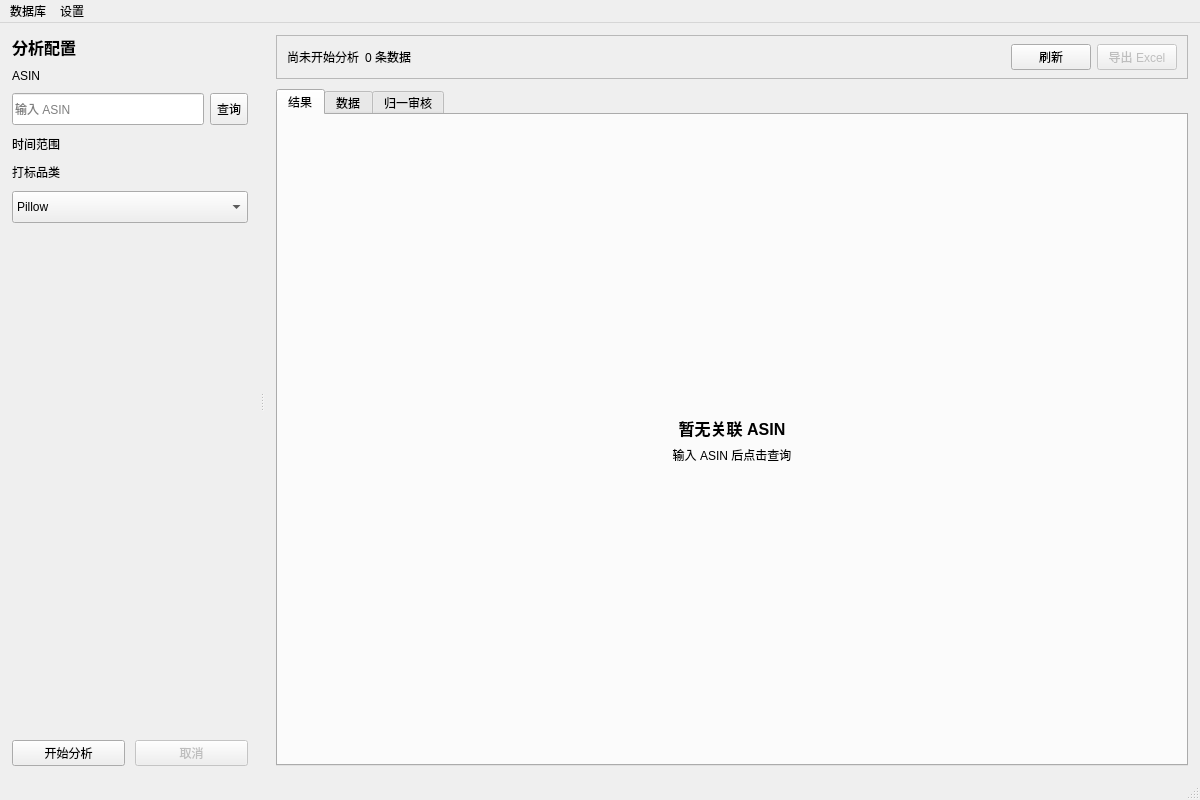
<?xml version="1.0" encoding="UTF-8"?>
<ui version="4.0">
 <class>MainWindow</class>
 <widget class="QMainWindow" name="MainWindow">
  <property name="geometry">
   <rect>
    <x>0</x>
    <y>0</y>
    <width>1200</width>
    <height>800</height>
   </rect>
  </property>
  <property name="windowTitle">
   <string>Flow Analysis</string>
  </property>
  <widget class="QWidget" name="centralwidget">
   <layout class="QVBoxLayout" name="centralLayout">
    <property name="leftMargin">
     <number>0</number>
    </property>
    <property name="topMargin">
     <number>0</number>
    </property>
    <property name="rightMargin">
     <number>0</number>
    </property>
    <property name="bottomMargin">
     <number>0</number>
    </property>
    <item>
     <widget class="QSplitter" name="mainSplitter">
      <property name="orientation">
       <enum>Qt::Orientation::Horizontal</enum>
      </property>
      <property name="opaqueResize">
       <bool>true</bool>
      </property>
      <property name="childrenCollapsible">
       <bool>false</bool>
      </property>
      <widget class="QWidget" name="parameterPanel">
       <property name="minimumSize">
        <size>
         <width>260</width>
         <height>0</height>
        </size>
       </property>
       <layout class="QVBoxLayout" name="parameterLayout">
        <property name="spacing">
         <number>10</number>
        </property>
        <property name="leftMargin">
         <number>12</number>
        </property>
        <property name="topMargin">
         <number>12</number>
        </property>
        <property name="rightMargin">
         <number>12</number>
        </property>
        <property name="bottomMargin">
         <number>12</number>
        </property>
        <item>
         <widget class="QLabel" name="parameterTitleLabel">
          <property name="font">
           <font>
            <pointsize>12</pointsize>
            <bold>true</bold>
           </font>
          </property>
          <property name="text">
           <string>分析配置</string>
          </property>
         </widget>
        </item>
        <item>
         <widget class="QLabel" name="asinLabel">
          <property name="text">
           <string>ASIN</string>
          </property>
         </widget>
        </item>
        <item>
         <layout class="QHBoxLayout" name="asinInputLayout">
          <property name="spacing">
           <number>6</number>
          </property>
          <property name="leftMargin">
           <number>0</number>
          </property>
          <property name="topMargin">
           <number>0</number>
          </property>
          <property name="rightMargin">
           <number>0</number>
          </property>
          <property name="bottomMargin">
           <number>0</number>
          </property>
          <item>
           <widget class="QLineEdit" name="asinLineEdit">
            <property name="minimumSize">
             <size>
              <width>0</width>
              <height>32</height>
             </size>
            </property>
            <property name="placeholderText">
             <string>输入 ASIN</string>
            </property>
            <property name="clearButtonEnabled">
             <bool>true</bool>
            </property>
           </widget>
          </item>
          <item>
           <widget class="QToolButton" name="asinQueryButton">
            <property name="sizePolicy">
             <sizepolicy hsizetype="Fixed" vsizetype="Preferred">
              <horstretch>0</horstretch>
              <verstretch>0</verstretch>
             </sizepolicy>
            </property>
            <property name="minimumSize">
             <size>
              <width>0</width>
              <height>32</height>
             </size>
            </property>
            <property name="text">
             <string>查询</string>
            </property>
           </widget>
          </item>
         </layout>
        </item>
        <item>
         <widget class="QLabel" name="dateRangeLabel">
          <property name="text">
           <string>时间范围</string>
          </property>
         </widget>
        </item>
        <item>
         <layout class="QVBoxLayout" name="monthSelectorContainerLayout">
          <property name="leftMargin">
           <number>0</number>
          </property>
          <property name="topMargin">
           <number>0</number>
          </property>
          <property name="rightMargin">
           <number>0</number>
          </property>
          <property name="bottomMargin">
           <number>0</number>
          </property>
         </layout>
        </item>
        <item>
         <widget class="QLabel" name="analysisTypeLabel">
          <property name="text">
           <string>打标品类</string>
          </property>
         </widget>
        </item>
        <item>
         <widget class="QComboBox" name="analysisTypeComboBox">
          <property name="minimumSize">
           <size>
            <width>0</width>
            <height>32</height>
           </size>
          </property>
          <item>
           <property name="text">
            <string>Pillow</string>
           </property>
          </item>
          <item>
           <property name="text">
            <string>Stuffed Animals</string>
           </property>
          </item>
         </widget>
        </item>
        <item>
         <spacer name="parameterVerticalSpacer">
          <property name="orientation">
           <enum>Qt::Orientation::Vertical</enum>
          </property>
          <property name="sizeHint" stdset="0">
           <size>
            <width>20</width>
            <height>40</height>
           </size>
          </property>
         </spacer>
        </item>
        <item>
         <layout class="QHBoxLayout" name="analysisActionLayout">
          <property name="leftMargin">
           <number>0</number>
          </property>
          <property name="topMargin">
           <number>0</number>
          </property>
          <property name="rightMargin">
           <number>0</number>
          </property>
          <property name="bottomMargin">
           <number>0</number>
          </property>
          <item>
           <widget class="QPushButton" name="startAnalysisButton">
            <property name="text">
             <string>开始分析</string>
            </property>
           </widget>
          </item>
          <item>
           <widget class="QPushButton" name="cancelAnalysisButton">
            <property name="enabled">
             <bool>false</bool>
            </property>
            <property name="text">
             <string>取消</string>
            </property>
           </widget>
          </item>
         </layout>
        </item>
       </layout>
      </widget>
      <widget class="QWidget" name="workspacePanel">
       <layout class="QVBoxLayout" name="workspaceLayout">
        <property name="spacing">
         <number>10</number>
        </property>
        <property name="leftMargin">
         <number>12</number>
        </property>
        <property name="topMargin">
         <number>12</number>
        </property>
        <property name="rightMargin">
         <number>12</number>
        </property>
        <property name="bottomMargin">
         <number>12</number>
        </property>
        <item>
         <widget class="QFrame" name="taskHeader">
          <property name="frameShape">
           <enum>QFrame::Shape::StyledPanel</enum>
          </property>
          <property name="frameShadow">
           <enum>QFrame::Shadow::Raised</enum>
          </property>
          <layout class="QHBoxLayout" name="taskHeaderLayout">
           <property name="leftMargin">
            <number>10</number>
           </property>
           <property name="topMargin">
            <number>8</number>
           </property>
           <property name="rightMargin">
            <number>10</number>
           </property>
           <property name="bottomMargin">
            <number>8</number>
           </property>
           <item>
            <widget class="QLabel" name="currentTaskLabel">
             <property name="text">
              <string>尚未开始分析</string>
             </property>
            </widget>
           </item>
           <item>
            <widget class="QLabel" name="recordCountLabel">
             <property name="text">
              <string>0 条数据</string>
             </property>
            </widget>
           </item>
           <item>
            <spacer name="taskHeaderHorizontalSpacer">
             <property name="orientation">
              <enum>Qt::Orientation::Horizontal</enum>
             </property>
             <property name="sizeHint" stdset="0">
              <size>
               <width>40</width>
               <height>20</height>
              </size>
             </property>
            </spacer>
           </item>
           <item>
            <widget class="QPushButton" name="refreshButton">
             <property name="text">
              <string>刷新</string>
             </property>
            </widget>
           </item>
           <item>
            <widget class="QPushButton" name="exportButton">
             <property name="enabled">
              <bool>false</bool>
             </property>
             <property name="text">
              <string>导出 Excel</string>
             </property>
            </widget>
           </item>
          </layout>
         </widget>
        </item>
        <item>
         <widget class="QTabWidget" name="resultTabWidget">
          <property name="currentIndex">
           <number>0</number>
          </property>
          <widget class="QWidget" name="resultTab">
           <attribute name="title">
            <string>结果</string>
           </attribute>
            <layout class="QVBoxLayout" name="resultTabLayout">
             <property name="leftMargin">
              <number>0</number>
             </property>
             <property name="topMargin">
              <number>0</number>
             </property>
             <property name="rightMargin">
              <number>0</number>
             </property>
             <property name="bottomMargin">
              <number>0</number>
             </property>
             <item>
              <widget class="QStackedWidget" name="relationResultStackedWidget">
               <property name="currentIndex">
                <number>0</number>
               </property>
               <widget class="QWidget" name="emptyPage">
                <layout class="QVBoxLayout" name="emptyPageLayout">
                 <item>
                  <spacer name="emptyPageTopSpacer">
                   <property name="orientation">
                    <enum>Qt::Orientation::Vertical</enum>
                   </property>
                   <property name="sizeHint" stdset="0">
                    <size>
                     <width>20</width>
                     <height>40</height>
                    </size>
                   </property>
                  </spacer>
                 </item>
                 <item>
                  <widget class="QLabel" name="relationEmptyTitleLabel">
                   <property name="font">
                    <font>
                     <pointsize>12</pointsize>
                     <bold>true</bold>
                    </font>
                   </property>
                   <property name="text">
                    <string>暂无关联 ASIN</string>
                   </property>
                   <property name="alignment">
                    <set>Qt::AlignmentFlag::AlignCenter</set>
                   </property>
                  </widget>
                 </item>
                 <item>
                  <widget class="QLabel" name="relationEmptyHintLabel">
                   <property name="text">
                    <string>输入 ASIN 后点击查询</string>
                   </property>
                   <property name="alignment">
                    <set>Qt::AlignmentFlag::AlignCenter</set>
                   </property>
                  </widget>
                 </item>
                 <item>
                  <spacer name="emptyPageBottomSpacer">
                   <property name="orientation">
                    <enum>Qt::Orientation::Vertical</enum>
                   </property>
                   <property name="sizeHint" stdset="0">
                    <size>
                     <width>20</width>
                     <height>40</height>
                    </size>
                   </property>
                  </spacer>
                 </item>
                </layout>
               </widget>
               <widget class="QWidget" name="loadingPage">
                <layout class="QVBoxLayout" name="loadingPageLayout">
                 <item>
                  <spacer name="loadingPageTopSpacer">
                   <property name="orientation">
                    <enum>Qt::Orientation::Vertical</enum>
                   </property>
                   <property name="sizeHint" stdset="0">
                    <size>
                     <width>20</width>
                     <height>40</height>
                    </size>
                   </property>
                  </spacer>
                 </item>
                 <item>
                  <widget class="QLabel" name="relationLoadingLabel">
                   <property name="font">
                    <font>
                     <pointsize>12</pointsize>
                     <bold>true</bold>
                    </font>
                   </property>
                   <property name="text">
                    <string>正在查询关联 ASIN...</string>
                   </property>
                   <property name="alignment">
                    <set>Qt::AlignmentFlag::AlignCenter</set>
                   </property>
                  </widget>
                 </item>
                 <item>
                  <spacer name="loadingPageBottomSpacer">
                   <property name="orientation">
                    <enum>Qt::Orientation::Vertical</enum>
                   </property>
                   <property name="sizeHint" stdset="0">
                    <size>
                     <width>20</width>
                     <height>40</height>
                    </size>
                   </property>
                  </spacer>
                 </item>
                </layout>
               </widget>
               <widget class="QWidget" name="resultPage">
                <layout class="QVBoxLayout" name="resultPageLayout">
                 <property name="leftMargin">
                  <number>0</number>
                 </property>
                 <property name="topMargin">
                  <number>0</number>
                 </property>
                 <property name="rightMargin">
                  <number>0</number>
                 </property>
                 <property name="bottomMargin">
                  <number>0</number>
                 </property>
                 <item>
                  <widget class="QWidget" name="relationResultToolbar">
                   <layout class="QHBoxLayout" name="relationResultToolbarLayout">
                    <property name="leftMargin">
                     <number>12</number>
                    </property>
                    <property name="topMargin">
                     <number>8</number>
                    </property>
                    <property name="rightMargin">
                     <number>12</number>
                    </property>
                    <property name="bottomMargin">
                     <number>4</number>
                    </property>
                    <item>
                     <widget class="QWidget" name="relationVariationFilterArea">
                      <layout class="QHBoxLayout" name="relationVariationFilterAreaLayout">
                       <property name="leftMargin">
                        <number>0</number>
                       </property>
                       <property name="topMargin">
                        <number>0</number>
                       </property>
                       <property name="rightMargin">
                        <number>0</number>
                       </property>
                       <property name="bottomMargin">
                        <number>0</number>
                       </property>
                       <item>
                        <layout class="QHBoxLayout" name="relationVariationFiltersLayout">
                         <property name="spacing">
                          <number>8</number>
                         </property>
                         <property name="leftMargin">
                          <number>0</number>
                         </property>
                         <property name="topMargin">
                          <number>0</number>
                         </property>
                         <property name="rightMargin">
                          <number>0</number>
                         </property>
                         <property name="bottomMargin">
                          <number>0</number>
                         </property>
                        </layout>
                       </item>
                       <item>
                        <widget class="QToolButton" name="resetRelationFiltersButton">
                         <property name="text">
                          <string>重置筛选</string>
                         </property>
                        </widget>
                       </item>
                      </layout>
                     </widget>
                    </item>
                    <item>
                     <spacer name="relationResultToolbarSpacer">
                      <property name="orientation">
                       <enum>Qt::Orientation::Horizontal</enum>
                      </property>
                      <property name="sizeHint" stdset="0">
                       <size>
                        <width>40</width>
                        <height>20</height>
                       </size>
                      </property>
                     </spacer>
                    </item>
                    <item>
                     <widget class="QToolButton" name="selectVisibleRelationButton">
                      <property name="text">
                       <string>全选</string>
                      </property>
                     </widget>
                    </item>
                    <item>
                     <widget class="QLabel" name="selectedRelationCountLabel">
                      <property name="text">
                       <string>已选择 0 / 0</string>
                      </property>
                     </widget>
                    </item>
                   </layout>
                  </widget>
                 </item>
                 <item>
                  <widget class="QScrollArea" name="relationResultScrollArea">
                   <property name="frameShape">
                    <enum>QFrame::Shape::NoFrame</enum>
                   </property>
                   <property name="widgetResizable">
                    <bool>true</bool>
                   </property>
                   <widget class="QWidget" name="relationResultScrollContent">
                    <property name="geometry">
                     <rect>
                      <x>0</x>
                      <y>0</y>
                      <width>760</width>
                      <height>500</height>
                     </rect>
                    </property>
                    <layout class="QGridLayout" name="relationProductGridLayout">
                     <property name="horizontalSpacing">
                      <number>12</number>
                     </property>
                     <property name="verticalSpacing">
                      <number>12</number>
                     </property>
                     <property name="leftMargin">
                      <number>12</number>
                     </property>
                     <property name="topMargin">
                      <number>12</number>
                     </property>
                     <property name="rightMargin">
                      <number>12</number>
                     </property>
                     <property name="bottomMargin">
                      <number>12</number>
                     </property>
                    </layout>
                   </widget>
                  </widget>
                 </item>
                </layout>
               </widget>
              </widget>
             </item>
            </layout>
          </widget>
           <widget class="QWidget" name="dataTab">
           <attribute name="title">
            <string>数据</string>
           </attribute>
           <layout class="QVBoxLayout" name="dataLayout">
            <item>
             <layout class="QHBoxLayout" name="dataToolbarLayout">
              <property name="leftMargin">
               <number>0</number>
              </property>
              <property name="topMargin">
               <number>0</number>
              </property>
              <property name="rightMargin">
               <number>0</number>
              </property>
              <property name="bottomMargin">
               <number>0</number>
              </property>
              <item>
               <widget class="QLineEdit" name="tableSearchLineEdit">
                <property name="placeholderText">
                 <string>搜索 ASIN / 标题 / 关键词</string>
                </property>
                <property name="clearButtonEnabled">
                 <bool>true</bool>
                </property>
               </widget>
              </item>
              <item>
               <widget class="QToolButton" name="resetFilterButton">
                <property name="text">
                 <string>重置</string>
                </property>
               </widget>
              </item>
              <item>
               <spacer name="analysisResultModeSpacer">
                <property name="orientation">
                 <enum>Qt::Orientation::Horizontal</enum>
                </property>
                <property name="sizeHint" stdset="0">
                 <size>
                  <width>40</width>
                  <height>20</height>
                 </size>
                </property>
               </spacer>
              </item>
              <item>
               <widget class="QLabel" name="analysisResultModeLabel">
                <property name="text">
                 <string>未归一预览</string>
                </property>
               </widget>
              </item>
             </layout>
            </item>
            <item>
             <widget class="QTableView" name="resultTableView"/>
            </item>
            </layout>
           </widget>
           <widget class="QWidget" name="normalizationReviewTab">
            <attribute name="title">
             <string>归一审核</string>
            </attribute>
            <layout class="QVBoxLayout" name="normalizationReviewLayout">
             <property name="leftMargin">
              <number>8</number>
             </property>
             <property name="topMargin">
              <number>8</number>
             </property>
             <property name="rightMargin">
              <number>8</number>
             </property>
             <property name="bottomMargin">
              <number>8</number>
             </property>
             <item>
              <layout class="QHBoxLayout" name="normalizationToolbarLayout">
               <property name="spacing">
                <number>8</number>
               </property>
               <item>
                <widget class="QLineEdit" name="normalizationSearchLineEdit">
                 <property name="minimumSize">
                  <size>
                   <width>220</width>
                   <height>0</height>
                  </size>
                 </property>
                 <property name="placeholderText">
                  <string>搜索 canonical 或 variant...</string>
                 </property>
                 <property name="clearButtonEnabled">
                  <bool>true</bool>
                 </property>
                </widget>
               </item>
               <item>
                <widget class="QComboBox" name="normalizationReasonComboBox"/>
               </item>
               <item>
               <widget class="QComboBox" name="normalizationDecisionComboBox"/>
               </item>
               <item>
                <widget class="QComboBox" name="normalizationHistoryComboBox"/>
               </item>
               <item>
                <widget class="QComboBox" name="normalizationSortComboBox"/>
               </item>
               <item>
                <spacer name="normalizationToolbarSpacer">
                 <property name="orientation">
                  <enum>Qt::Orientation::Horizontal</enum>
                 </property>
                 <property name="sizeHint" stdset="0">
                  <size>
                   <width>40</width>
                   <height>20</height>
                  </size>
                 </property>
                </spacer>
               </item>
               <item>
               <widget class="QLabel" name="normalizationProgressLabel">
                <property name="text">
                 <string>待审核 0 / 0</string>
                </property>
               </widget>
              </item>
              <item>
               <widget class="QPushButton" name="applyNormalizationRulesButton">
                <property name="text">
                 <string>应用已批准规则并重算</string>
                </property>
               </widget>
              </item>
             </layout>
            </item>
            <item>
             <widget class="QLabel" name="normalizationResultStatusLabel">
              <property name="text">
               <string>尚未生成正式结果</string>
              </property>
              <property name="wordWrap">
               <bool>true</bool>
              </property>
             </widget>
            </item>
            <item>
             <layout class="QHBoxLayout" name="normalizationPersistenceLayout">
              <item>
               <widget class="QLabel" name="normalizationPersistenceStatusLabel">
                <property name="text">
                 <string>审核记录已保存</string>
                </property>
               </widget>
              </item>
              <item>
               <widget class="QToolButton" name="retryNormalizationPersistenceButton">
                <property name="text">
                 <string>重试保存</string>
                </property>
               </widget>
              </item>
              <item>
               <spacer name="normalizationPersistenceSpacer">
                <property name="orientation">
                 <enum>Qt::Orientation::Horizontal</enum>
                </property>
                <property name="sizeHint" stdset="0">
                 <size>
                  <width>40</width>
                  <height>20</height>
                 </size>
                </property>
               </spacer>
              </item>
             </layout>
            </item>
            <item>
              <widget class="QSplitter" name="normalizationReviewSplitter">
               <property name="orientation">
                <enum>Qt::Orientation::Horizontal</enum>
               </property>
               <property name="childrenCollapsible">
                <bool>false</bool>
               </property>
               <widget class="QWidget" name="normalizationListPanel">
                <property name="minimumSize">
                 <size>
                  <width>280</width>
                  <height>0</height>
                 </size>
                </property>
                <layout class="QVBoxLayout" name="normalizationListPanelLayout">
                 <property name="leftMargin">
                  <number>0</number>
                 </property>
                 <property name="topMargin">
                  <number>0</number>
                 </property>
                 <property name="rightMargin">
                  <number>0</number>
                 </property>
                 <property name="bottomMargin">
                  <number>0</number>
                 </property>
                 <item>
                  <widget class="QLabel" name="normalizationReviewEmptyLabel">
                   <property name="text">
                    <string>当前分析尚未生成归一审核候选。</string>
                   </property>
                   <property name="wordWrap">
                    <bool>true</bool>
                   </property>
                   <property name="alignment">
                    <set>Qt::AlignmentFlag::AlignCenter</set>
                   </property>
                  </widget>
                 </item>
                 <item>
                  <widget class="QListView" name="normalizationCandidateListView"/>
                 </item>
                </layout>
               </widget>
               <widget class="QWidget" name="normalizationDetailPanel">
                <layout class="QVBoxLayout" name="normalizationDetailPanelLayout">
                 <property name="leftMargin">
                  <number>0</number>
                 </property>
                 <property name="topMargin">
                  <number>0</number>
                 </property>
                 <property name="rightMargin">
                  <number>0</number>
                 </property>
                 <property name="bottomMargin">
                  <number>0</number>
                 </property>
                 <item>
                  <widget class="QScrollArea" name="normalizationDetailScrollArea">
                   <property name="frameShape">
                    <enum>QFrame::Shape::NoFrame</enum>
                   </property>
                   <property name="widgetResizable">
                    <bool>true</bool>
                   </property>
                   <widget class="QWidget" name="normalizationDetailScrollContent">
                    <property name="geometry">
                     <rect>
                      <x>0</x>
                      <y>0</y>
                      <width>560</width>
                      <height>520</height>
                     </rect>
                    </property>
                    <layout class="QVBoxLayout" name="normalizationDetailLayout">
                     <property name="leftMargin">
                      <number>8</number>
                     </property>
                     <property name="topMargin">
                      <number>8</number>
                     </property>
                     <property name="rightMargin">
                      <number>8</number>
                     </property>
                     <property name="bottomMargin">
                      <number>8</number>
                     </property>
                     <item>
                      <widget class="QLabel" name="normalizationDetailEmptyLabel">
                       <property name="text">
                        <string>从左侧选择一个候选查看审核详情。</string>
                       </property>
                       <property name="alignment">
                        <set>Qt::AlignmentFlag::AlignCenter</set>
                       </property>
                      </widget>
                     </item>
                     <item>
                      <widget class="QWidget" name="normalizationDetailContent">
                       <layout class="QVBoxLayout" name="normalizationDetailContentLayout">
                        <property name="spacing">
                         <number>10</number>
                        </property>
                        <property name="leftMargin">
                         <number>0</number>
                        </property>
                        <property name="topMargin">
                         <number>0</number>
                        </property>
                        <property name="rightMargin">
                         <number>0</number>
                        </property>
                        <property name="bottomMargin">
                         <number>0</number>
                        </property>
                        <item>
                         <widget class="QLabel" name="normalizationSuggestedTitleLabel">
                          <property name="text">
                           <string>推荐标准词</string>
                          </property>
                         </widget>
                        </item>
                        <item>
                         <widget class="QLabel" name="normalizationSuggestedCanonicalLabel">
                          <property name="text">
                           <string>-</string>
                          </property>
                          <property name="font">
                           <font>
                            <pointsize>14</pointsize>
                            <bold>true</bold>
                           </font>
                          </property>
                         </widget>
                        </item>
                        <item>
                         <widget class="QLineEdit" name="normalizationCanonicalLineEdit">
                          <property name="placeholderText">
                           <string>批准时使用的标准词</string>
                          </property>
                         </widget>
                        </item>
                        <item>
                         <widget class="QLabel" name="normalizationReasonBadgeLabel">
                          <property name="text">
                           <string>-</string>
                          </property>
                         </widget>
                        </item>
                        <item>
                         <layout class="QFormLayout" name="normalizationMetricsFormLayout">
                          <item row="0" column="0">
                           <widget class="QLabel" name="normalizationConfidenceTitleLabel">
                            <property name="text"><string>置信度：</string></property>
                           </widget>
                          </item>
                          <item row="0" column="1"><widget class="QLabel" name="normalizationConfidenceValueLabel"><property name="text"><string>-</string></property></widget></item>
                          <item row="1" column="0"><widget class="QLabel" name="normalizationImpactTitleLabel"><property name="text"><string>影响周曝光：</string></property></widget></item>
                          <item row="1" column="1"><widget class="QLabel" name="normalizationImpactValueLabel"><property name="text"><string>-</string></property></widget></item>
                          <item row="2" column="0"><widget class="QLabel" name="normalizationMonthsTitleLabel"><property name="text"><string>出现月份：</string></property></widget></item>
                          <item row="2" column="1"><widget class="QLabel" name="normalizationMonthsValueLabel"><property name="text"><string>-</string></property></widget></item>
                          <item row="3" column="0"><widget class="QLabel" name="normalizationFrequencyTitleLabel"><property name="text"><string>总频次：</string></property></widget></item>
                          <item row="3" column="1"><widget class="QLabel" name="normalizationFrequencyValueLabel"><property name="text"><string>-</string></property></widget></item>
                          <item row="4" column="0"><widget class="QLabel" name="normalizationMatchingTitleLabel"><property name="text"><string>匹配搜索词：</string></property></widget></item>
                          <item row="4" column="1"><widget class="QLabel" name="normalizationMatchingValueLabel"><property name="text"><string>-</string></property></widget></item>
                         </layout>
                        </item>
                        <item>
                         <widget class="QLabel" name="normalizationVariantsTitleLabel"><property name="text"><string>Variant 独立证据</string></property></widget>
                        </item>
                        <item>
                         <widget class="QWidget" name="normalizationVariantDetailsContainer">
                          <layout class="QVBoxLayout" name="normalizationVariantDetailsLayout">
                           <property name="leftMargin"><number>0</number></property>
                           <property name="topMargin"><number>0</number></property>
                           <property name="rightMargin"><number>0</number></property>
                           <property name="bottomMargin"><number>0</number></property>
                          </layout>
                         </widget>
                        </item>
                        <item>
                         <widget class="QLabel" name="normalizationConflictsTitleLabel"><property name="text"><string>跨组冲突</string></property></widget>
                        </item>
                        <item>
                         <widget class="QWidget" name="normalizationConflictContainer">
                          <layout class="QVBoxLayout" name="normalizationConflictLayout">
                           <property name="leftMargin"><number>0</number></property>
                           <property name="topMargin"><number>0</number></property>
                           <property name="rightMargin"><number>0</number></property>
                           <property name="bottomMargin"><number>0</number></property>
                          </layout>
                         </widget>
                        </item>
                        <item>
                         <widget class="QLabel" name="normalizationHistoryTitleLabel"><property name="text"><string>历史审核参考</string></property></widget>
                        </item>
                        <item>
                         <widget class="QLabel" name="normalizationHistorySummaryLabel">
                          <property name="text"><string>历史审核记录加载中...</string></property>
                          <property name="wordWrap"><bool>true</bool></property>
                         </widget>
                        </item>
                        <item>
                         <layout class="QHBoxLayout" name="normalizationHistoryActionLayout">
                          <item><widget class="QPushButton" name="useHistoryCanonicalButton"><property name="text"><string>使用历史标准词</string></property></widget></item>
                          <item><widget class="QPushButton" name="viewNormalizationHistoryButton"><property name="text"><string>查看历史详情</string></property></widget></item>
                          <item><spacer name="normalizationHistoryActionSpacer"><property name="orientation"><enum>Qt::Orientation::Horizontal</enum></property><property name="sizeHint" stdset="0"><size><width>40</width><height>20</height></size></property></spacer></item>
                         </layout>
                        </item>
                       </layout>
                      </widget>
                     </item>
                    </layout>
                   </widget>
                  </widget>
                 </item>
                 <item>
                  <layout class="QHBoxLayout" name="normalizationActionLayout">
                   <item><widget class="QPushButton" name="rejectNormalizationButton"><property name="text"><string>拒绝</string></property></widget></item>
                   <item><widget class="QPushButton" name="skipNormalizationButton"><property name="text"><string>跳过</string></property></widget></item>
                   <item><spacer name="normalizationActionSpacer"><property name="orientation"><enum>Qt::Orientation::Horizontal</enum></property><property name="sizeHint" stdset="0"><size><width>40</width><height>20</height></size></property></spacer></item>
                   <item><widget class="QPushButton" name="approveNormalizationButton"><property name="text"><string>批准合并</string></property></widget></item>
                  </layout>
                 </item>
                </layout>
               </widget>
              </widget>
             </item>
            </layout>
           </widget>
          </widget>
        </item>
       </layout>
      </widget>
     </widget>
    </item>
   </layout>
  </widget>
  <widget class="QMenuBar" name="menubar">
   <property name="geometry">
    <rect>
     <x>0</x>
     <y>0</y>
     <width>1200</width>
     <height>33</height>
    </rect>
   </property>
   <widget class="QMenu" name="menu">
    <property name="title">
     <string>设置</string>
    </property>
    <addaction name="actionAI"/>
    <addaction name="action"/>
    <addaction name="action_2"/>
   </widget>
   <widget class="QMenu" name="menu_2">
    <property name="title">
     <string>数据库</string>
    </property>
    <addaction name="action_3"/>
    <addaction name="action_4"/>
   </widget>
   <addaction name="menu_2"/>
   <addaction name="menu"/>
  </widget>
  <widget class="QStatusBar" name="statusbar"/>
  <action name="actionAI">
   <property name="text">
    <string>AI设置</string>
   </property>
  </action>
  <action name="action">
   <property name="text">
    <string>数据库设置</string>
   </property>
  </action>
  <action name="action_2">
   <property name="text">
    <string>卖家精灵设置</string>
   </property>
  </action>
  <action name="action_3">
   <property name="text">
    <string>标签管理</string>
   </property>
  </action>
  <action name="action_4">
   <property name="text">
    <string>归一化管理</string>
   </property>
  </action>
 </widget>
 <resources/>
 <connections/>
</ui>
